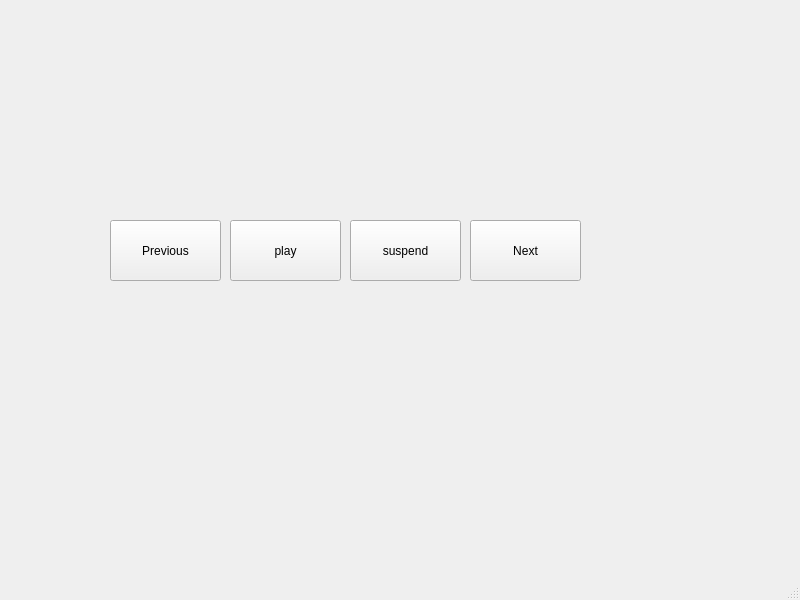
<?xml version="1.0" encoding="UTF-8"?>
<ui version="4.0">
 <class>MainWindow</class>
 <widget class="QMainWindow" name="MainWindow">
  <property name="geometry">
   <rect>
    <x>0</x>
    <y>0</y>
    <width>800</width>
    <height>600</height>
   </rect>
  </property>
  <property name="windowTitle">
   <string>TianJi Player</string>
  </property>
  <widget class="QWidget" name="centralwidget">
   <widget class="QPushButton" name="pervious_btn">
    <property name="geometry">
     <rect>
      <x>110</x>
      <y>220</y>
      <width>111</width>
      <height>61</height>
     </rect>
    </property>
    <property name="toolTip">
     <string>上一曲</string>
    </property>
    <property name="text">
     <string>Previous</string>
    </property>
   </widget>
   <widget class="QPushButton" name="play_btn">
    <property name="geometry">
     <rect>
      <x>230</x>
      <y>220</y>
      <width>111</width>
      <height>61</height>
     </rect>
    </property>
    <property name="toolTip">
     <string>播放</string>
    </property>
    <property name="text">
     <string>play</string>
    </property>
   </widget>
   <widget class="QPushButton" name="suspend_btn">
    <property name="geometry">
     <rect>
      <x>350</x>
      <y>220</y>
      <width>111</width>
      <height>61</height>
     </rect>
    </property>
    <property name="toolTip">
     <string>暂停</string>
    </property>
    <property name="text">
     <string>suspend</string>
    </property>
   </widget>
   <widget class="QPushButton" name="next_btn">
    <property name="geometry">
     <rect>
      <x>470</x>
      <y>220</y>
      <width>111</width>
      <height>61</height>
     </rect>
    </property>
    <property name="toolTip">
     <string>下一曲</string>
    </property>
    <property name="text">
     <string>Next</string>
    </property>
   </widget>
  </widget>
  <widget class="QMenuBar" name="menubar">
   <property name="geometry">
    <rect>
     <x>0</x>
     <y>0</y>
     <width>800</width>
     <height>28</height>
    </rect>
   </property>
  </widget>
  <widget class="QStatusBar" name="statusbar"/>
 </widget>
 <resources/>
 <connections/>
</ui>
